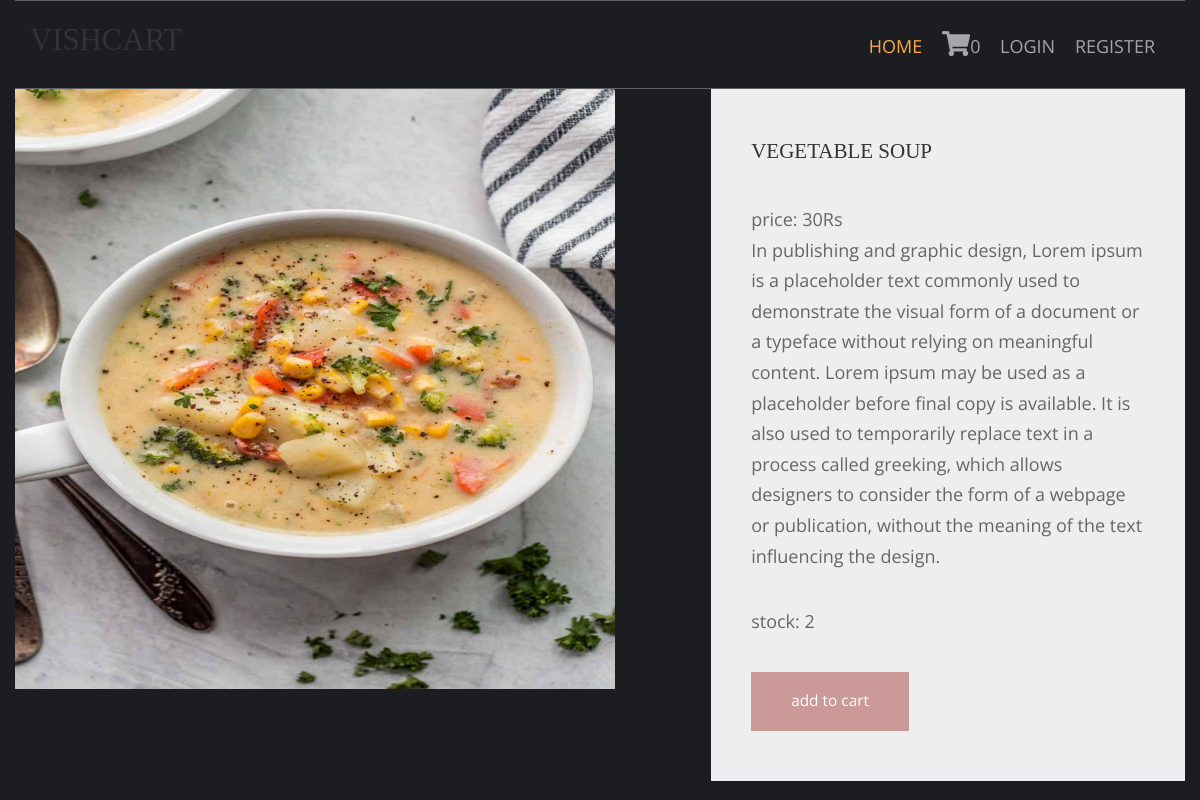
The page /vegetable-recipe/vegetable-soup on the database its author committed.
### shop/models.py (models this page shows, shortened)
class products(models.Model):
    name=models.CharField(max_length=150,unique=True)
    slug=models.SlugField(max_length=250,unique=True)
    Img=models.ImageField(upload_to='product')
    desc=models.TextField()
    stock=models.IntegerField()
    available=models.BooleanField(default=True)
    price=models.IntegerField()
    category=models.ForeignKey(categ,on_delete=models.CASCADE)

### shop/views.py (the view)
# urls.py: path('<slug:c_slug>/<slug:product_slug>',views.prodDetails,name='details'),
def prodDetails(request,c_slug,product_slug):
    try:
        prod=products.objects.get(category__slug=c_slug,slug=product_slug)
    except Exception as e:
        raise e
    return render(request,'item.html',{'pr':prod})

### cart/context_processor.py (called while the page is built)
def count(request):
    item_count=0
    if 'admin' in request.path:
        return {}
    else:
        try:
            ct=cartlist.objects.filter(cart_id=c_id(request))
            cti=items.objects.all().filter(cart=ct[:1])
            for c in cti:
                item_count+=c.qty
        except cartlist.DoesNotExist:
            item_count=0
        return dict(itc=item_count)

### cart/views.py (called while the page is built)
def c_id(request):
    ct_id=request.session.session_key
    if not ct_id:
        ct_id=request.session.create()
    return ct_id

### templates/item.html (shortened to what this page needs)
{% extends 'base.html' %}
{% load static %}
{%block content%}
<html lang="en">
<head>
    <link href="{% static 'pr/fontawesome/css/all.min.css' %}" rel="stylesheet" />
    <link href="{% static 'pr/css/templatemo-comparto.css' %}" rel="stylesheet" />
</head>
<body>
    <section class="tm-mb-1" id="about">
        <div class="tm-row tm-about-row">
            <div class="tm-section-1-l">
                <img src="{{pr.Img.url}}" alt="About image" class="tm-img-responsive" style="height: 600px; width: 600px;">
            </div>
            <article class="tm-section-1-r tm-bg-color-8">
                <h2 class="tm-mb-2 tm-title-color">{{pr.name}}</h2>
                <p>price: {{pr.price}}Rs<br>{{pr.desc}}</p>
                <p>stock: {{pr.stock}}</p>
                {% if pr.stock <= 0 %} <h1 style="color: brown;">sorry,no stock left</h1>
                    {% else %}
                    <a href="{% url 'addcart' pr.id %}" class="tm-btn tm-btn-1 tm-link-to-services">add to cart</a>
                {% endif %}
            </article>
        </div>
    </section>
</body>
</html>
{% endblock %}

### static/hm/layout/styles/layout.css (style rules this page uses)
*, *::before, *::after { transition:all .3s ease-in-out; }
body { color:#A5A6AA; background-color:#1C1D21; }
a { color:#FBAB45; }

### static/pr/css/templatemo-comparto.css (style rules this page uses)
*, *::before, *::after { box-sizing: border-box; outline: none; }
ul, h1, h2, h3, h4, p, figure { padding: 0; margin: 0; }
body { font-family: 'Open Sans', Arial, sans-serif; font-size: 18px; overflow-x: hidden; padding-left: 15px; padding-right: 15px; margin: 0; }
h2 { font-size: 1.5rem; }
a { transition: all 0.3s ease; text-decoration: none; }
p { color: #666; line-height: 1.7; margin-bottom: 35px; }
h1, h2, h3, h4, h5, h6 { color: #333; }
.tm-mb-1 { margin-bottom: 20px; }
.tm-mb-2 { margin-bottom: 40px; }
.tm-bg-color-8 { background-color: #EDEEEF; }
.tm-img-responsive { max-width: 100%; height: auto; }
.tm-section-1-l { width: 57.85%; margin-right: 1.65%; }
.tm-section-1-r { padding: 50px 40px; width: 40.5%; }
.tm-row { display: flex; }
.tm-btn { display: inline-block; padding: 15px 40px; font-size: 1.1rem; border: none; background-color: #CC9999; color: white; }
a { color: #666; }

### static/hm/layout/styles/framework.css (style rules this page uses)
html { overflow-y:scroll; overflow-x:hidden; }
html, body { margin:0; padding:0; font-size:14px; line-height:1.6em; }
*, *::before, *::after { box-sizing:border-box; }
a { outline:none; text-decoration:none; }
img { width:auto; max-width:100%; height:auto; margin:0; padding:0; border:none; line-height:normal; vertical-align:middle; }
body, input, textarea, select { font-family:Verdana, Geneva, sans-serif; }
h1, h2, h3, h4, h5, h6, .heading { font-family:Georgia, "Times New Roman", Times, serif; }
::placeholder { opacity:1; }
h1, h2, h3, h4, h5, h6, .heading { margin:0 0 20px 0; font-size:1.4rem; line-height:normal; font-weight:normal; text-transform:uppercase; }
address, article, aside, figcaption, figure, footer, header, main, nav, section { display:block; margin:0; padding:0; }

### rows shown on the page
products: Img (picture), name "VEGETABLE SOUP", price "30", desc "In publishing and graphic design, Lorem ipsum is a placeholder text commonly used to demonstrate the visual form of a document or a typeface without relying on meaningful content. Lorem ipsum may be used as a placeholder before final copy is available. It is also used to temporarily replace text in a process called greeking, which allows designers to consider the form of a webpage or publication, without the meaning of the text influencing the design.", stock "2"

### other values the page prints
{{ itc }} "0"
